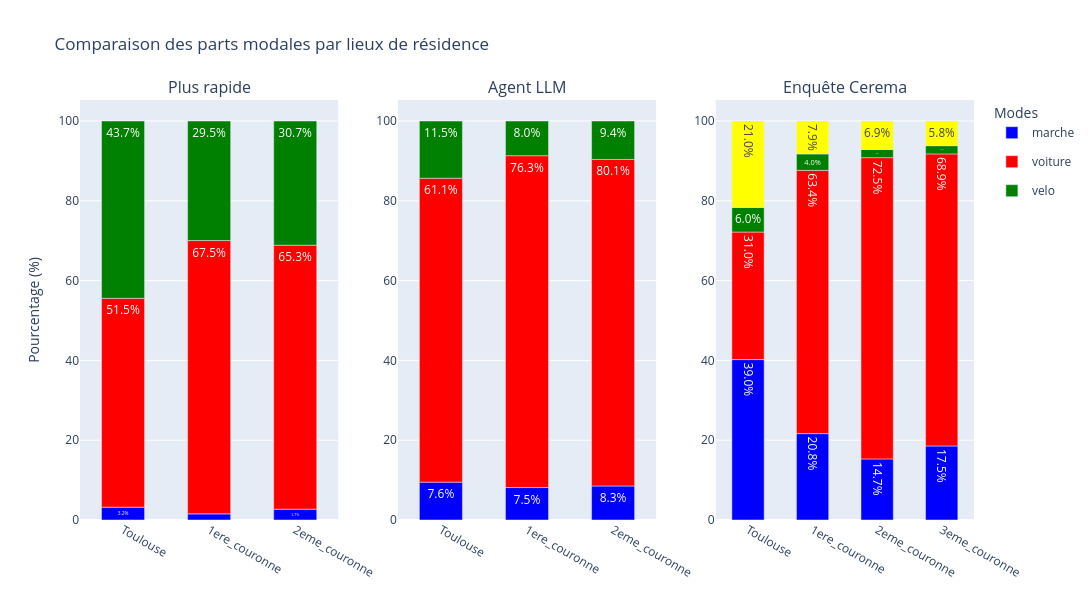

Notebook code for this chart:
### Code cell
bar_graph(moves, cerema["parts_modales_2023"]["lieu_residence"], "Comparaison des parts modales par lieux de résidence", x_name="Lieu de résidence")

### Figure 1 — Plotly figure (JSON) as saved in the notebook; plotly's stock layout.template omitted (floating-point values rounded to 4 significant figures)
{"data": [{"legendgroup": "marche", "marker": {"color": "blue"}, "name": "marche", "showlegend": true, "text": ["3.1611754229741766", "1.5147184909974278", "2.6831036983321246"], "textposition": "inside", "texttemplate": "%{text:.1f}%", "type": "bar", "x": ["Toulouse", "1ere_couronne", "2eme_couronne"], "xaxis": "x", "y": [142, 53, 37], "yaxis": "y"}, {"legendgroup": "voiture", "marker": {"color": "red"}, "name": "voiture", "showlegend": true, "text": ["51.46927871772039", "67.50500142897971", "65.3372008701958"], "textposition": "inside", "texttemplate": "%{text:.1f}%", "type": "bar", "x": ["Toulouse", "1ere_couronne", "2eme_couronne"], "xaxis": "x", "y": [2312, 2362, 901], "yaxis": "y"}, {"legendgroup": "velo", "marker": {"color": "green"}, "name": "velo", "showlegend": true, "text": ["43.722172751558325", "29.522720777364963", "30.746918056562727"], "textposition": "inside", "texttemplate": "%{text:.1f}%", "type": "bar", "x": ["Toulouse", "1ere_couronne", "2eme_couronne"], "xaxis": "x", "y": [1964, 1033, 424], "yaxis": "y"}, {"legendgroup": "transports_collectifs", "marker": {"color": "yellow"}, "name": "transports_collectifs", "showlegend": true, "text": [], "textposition": "inside", "texttemplate": "%{text:.1f}%", "type": "bar", "x": [], "xaxis": "x", "y": [], "yaxis": "y"}, {"legendgroup": "marche", "marker": {"color": "blue"}, "name": "marche", "showlegend": false, "text": ["7.61353517364203", "7.459274078308089", "8.339376359680928"], "textposition": "inside", "texttemplate": "%{text:.1f}%", "type": "bar", "x": ["Toulouse", "1ere_couronne", "2eme_couronne"], "xaxis": "x2", "y": [342, 261, 115], "yaxis": "y2"}, {"legendgroup": "voiture", "marker": {"color": "red"}, "name": "voiture", "showlegend": false, "text": ["61.13089937666963", "76.25035724492713", "80.05801305293691"], "textposition": "inside", "texttemplate": "%{text:.1f}%", "type": "bar", "x": ["Toulouse", "1ere_couronne", "2eme_couronne"], "xaxis": "x2", "y": [2746, 2668, 1104], "yaxis": "y2"}, {"legendgroup": "velo", "marker": {"color": "green"}, "name": "velo", "showlegend": false, "text": ["11.509349955476402", "7.973706773363818", "9.427121102248005"], "textposition": "inside", "texttemplate": "%{text:.1f}%", "type": "bar", "x": ["Toulouse", "1ere_couronne", "2eme_couronne"], "xaxis": "x2", "y": [517, 279, 130], "yaxis": "y2"}, {"legendgroup": "transports_collectifs", "marker": {"color": "yellow"}, "name": "transports_collectifs", "showlegend": false, "text": [], "textposition": "inside", "texttemplate": "%{text:.1f}%", "type": "bar", "x": [], "xaxis": "x2", "y": [], "yaxis": "y2"}, {"legendgroup": "marche", "marker": {"color": "blue"}, "name": "marche", "showlegend": false, "text": ["39.0", "20.792079207920793", "14.705882352941178", "17.475728155339805"], "textposition": "inside", "texttemplate": "%{text:.1f}%", "type": "bar", "x": ["Toulouse", "1ere_couronne", "2eme_couronne", "3eme_couronne"], "xaxis": "x3", "y": [39, 21, 15, 18], "yaxis": "y3"}, {"legendgroup": "voiture", "marker": {"color": "red"}, "name": "voiture", "showlegend": false, "text": ["31.0", "63.366336633663366", "72.54901960784314", "68.93203883495146"], "textposition": "inside", "texttemplate": "%{text:.1f}%", "type": "bar", "x": ["Toulouse", "1ere_couronne", "2eme_couronne", "3eme_couronne"], "xaxis": "x3", "y": [31, 64, 74, 71], "yaxis": "y3"}, {"legendgroup": "velo", "marker": {"color": "green"}, "name": "velo", "showlegend": false, "text": ["6.0", "3.9603960396039604", "1.9607843137254901", "1.9417475728155338"], "textposition": "inside", "texttemplate": "%{text:.1f}%", "type": "bar", "x": ["Toulouse", "1ere_couronne", "2eme_couronne", "3eme_couronne"], "xaxis": "x3", "y": [6, 4, 2, 2], "yaxis": "y3"}, {"legendgroup": "transports_collectifs", "marker": {"color": "yellow"}, "name": "transports_collectifs", "showlegend": false, "text": ["21.0", "7.920792079207921", "6.862745098039216", "5.825242718446602"], "textposition": "inside", "texttemplate": "%{text:.1f}%", "type": "bar", "x": ["Toulouse", "1ere_couronne", "2eme_couronne", "3eme_couronne"], "xaxis": "x3", "y": [21, 8, 7, 6], "yaxis": "y3"}], "layout": {"annotations": [{"font": {"size": 16}, "showarrow": false, "text": "Plus rapide", "x": 0.1444, "xanchor": "center", "xref": "paper", "y": 1.0, "yanchor": "bottom", "yref": "paper"}, {"font": {"size": 16}, "showarrow": false, "text": "Agent LLM", "x": 0.5, "xanchor": "center", "xref": "paper", "y": 1.0, "yanchor": "bottom", "yref": "paper"}, {"font": {"size": 16}, "showarrow": false, "text": "Enquête Cerema", "x": 0.8556, "xanchor": "center", "xref": "paper", "y": 1.0, "yanchor": "bottom", "yref": "paper"}], "bargap": 0.5, "barmode": "relative", "barnorm": "percent", "height": 600, "legend": {"title": {"text": "Modes"}}, "title": {"text": "Comparaison des parts modales par lieux de résidence"}, "width": 1300, "xaxis": {"anchor": "y", "categoryarray": ["Toulouse", "1ere_couronne", "2eme_couronne", "3eme_couronne"], "categoryorder": "array", "domain": [0.0, 0.2889], "showgrid": false, "type": "category"}, "xaxis2": {"anchor": "y2", "categoryarray": ["Toulouse", "1ere_couronne", "2eme_couronne", "3eme_couronne"], "categoryorder": "array", "domain": [0.3556, 0.6444], "showgrid": false, "type": "category"}, "xaxis3": {"anchor": "y3", "categoryarray": ["Toulouse", "1ere_couronne", "2eme_couronne", "3eme_couronne"], "categoryorder": "array", "domain": [0.7111, 1.0], "showgrid": false, "type": "category"}, "yaxis": {"anchor": "x", "domain": [0.0, 1.0], "title": {"text": "Pourcentage (%)"}}, "yaxis2": {"anchor": "x2", "domain": [0.0, 1.0]}, "yaxis3": {"anchor": "x3", "domain": [0.0, 1.0]}}}
